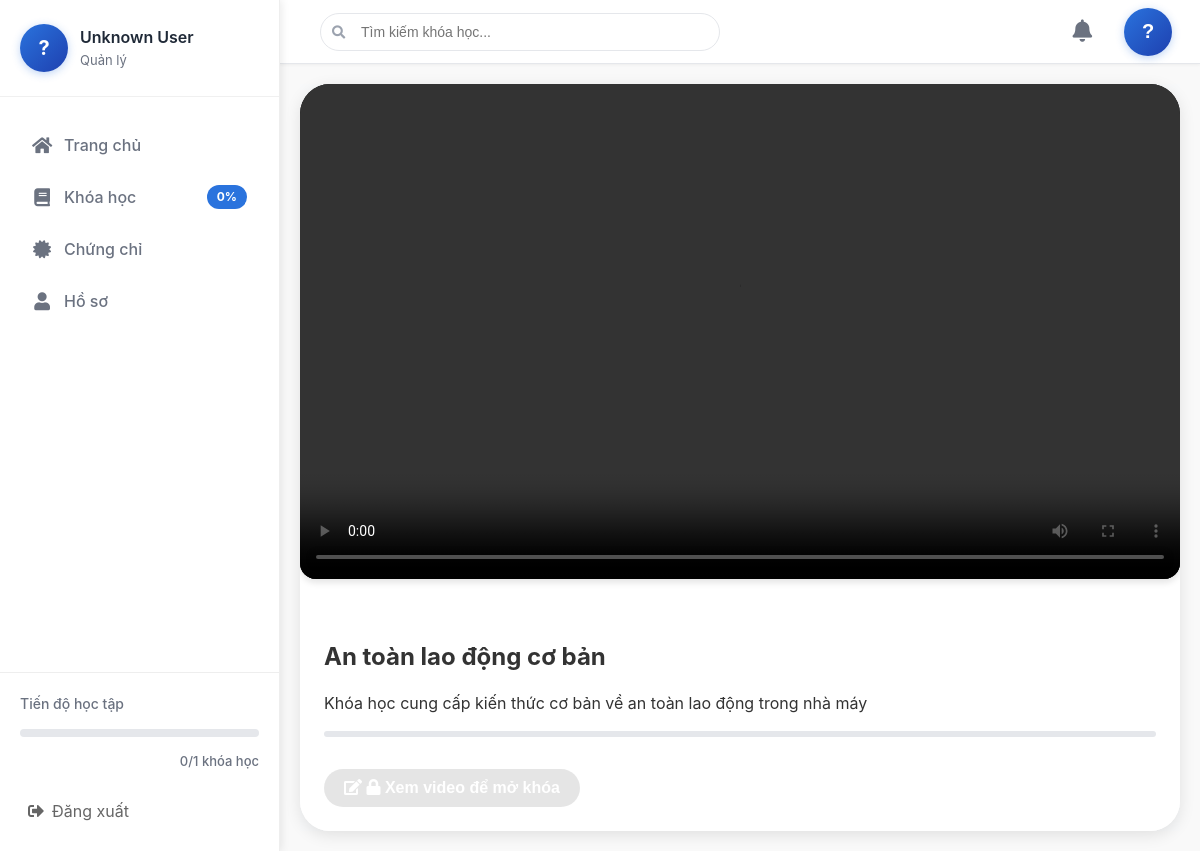
Page /subject/1 (signed in) on the committed database.
### tables this page shows
CREATE TABLE IF NOT EXISTS tblTrain_Subject (
    ID INT AUTO_INCREMENT PRIMARY KEY,
    Title VARCHAR(255) NOT NULL,
    Description TEXT,
    VideoURL VARCHAR(500),
    Duration INT DEFAULT 0 COMMENT 'Thời lượng video tính bằng giây',
    FileURL VARCHAR(500) COMMENT 'URL tài liệu đính kèm',
    KnowledgeGroupID INT,
    MinWatchPercent FLOAT DEFAULT 90 COMMENT 'Phần trăm tối thiểu phải xem (90%)',
    MaxSkipSeconds INT DEFAULT 5 COMMENT 'Số giây tối đa được phép tua',
    AllowRewatch TINYINT DEFAULT 1 COMMENT 'Cho phép xem lại sau khi hoàn thành',
    RequiredScore FLOAT DEFAULT 70 COMMENT 'Điểm tối thiểu để đạt',
    Status TINYINT DEFAULT 1,
    CreatedAt DATETIME DEFAULT CURRENT_TIMESTAMP,
    FOREIGN KEY (KnowledgeGroupID) REFERENCES tblTrain_KnowledgeGroup(ID)
);

### controllers/SubjectController.php (called while the page is built, shortened)
<?php
require_once __DIR__ . '/../core/Controller.php';
require_once __DIR__ . '/../models/SubjectModel.php';
class SubjectController extends Controller {
    private $subjectModel;
    public function __construct() {
        $this->subjectModel = new SubjectModel();
    }
    public function detail($id) {
        $employeeId = $this->checkAuth();
        $subject = $this->subjectModel->getWithProgress($id, $employeeId);
        $sidebarData = $this->getSidebarData($employeeId);
        $this->render('subject/detail', [
            'subject' => $subject,
            'pageTitle' => $subject['Title'] ?? 'Chi tiết khóa học',
            'sidebarData' => $sidebarData
        ]);
    }
    private function getSidebarData($employeeId) {
        $progress = [
            'total_subjects' => 0,
            'completed_subjects' => 0,
            'total_certificates' => 0
        ];
        try {
            $stmt = $this->db->prepare("
                SELECT
                    COUNT(DISTINCT s.ID) as total_subjects,
                    SUM(CASE WHEN
                        EXISTS (
                            SELECT 1
                            FROM " . TBL_EXAM . " e
                            WHERE e.SubjectID = s.ID
                            AND e.EmployeeID = ?
                            AND e.Score >= s.RequiredScore
                            AND e.Passed = 1
                        )
                        THEN 1 ELSE 0
                    END) as completed_subjects,
                    (SELECT COUNT(*)
                     FROM " . TBL_CERTIFICATE . " c
                     WHERE c.EmployeeID = ?
                     AND c.Status = 1) as total_certificates
                FROM " . TBL_SUBJECT . " s
                INNER JOIN " . TBL_ASSIGN . " a ON s.ID = a.SubjectID
                INNER JOIN " . TBL_POSITION . " p ON p.ID = a.PositionID
                WHERE p.ID = (
                    SELECT PositionID
                    FROM " . TBL_EMPLOYEE . "
                    WHERE ID = ?
                )
                AND s.Status = 1
                AND (a.AssignDate <= CURRENT_DATE)
                AND (a.ExpireDate IS NULL OR a.ExpireDate >= CURRENT_DATE)
            ");
            $stmt->execute([$employeeId, $employeeId, $employeeId]);
            $result = $stmt->fetch(PDO::FETCH_ASSOC);
            if ($result) {
                $progress = [
                    'total_subjects' => (int)($result['total_subjects'] ?? 0),
                    'completed_subjects' => (int)($result['completed_subjects'] ?? 0),
                    'total_certificates' => (int)($result['total_certificates'] ?? 0)
                ];
            }
        } catch (Exception $e) {
            error_log('getSidebarData error: ' . $e->getMessage());
        }
        try {
            $positionStmt = $this->db->prepare("
                SELECT p.PositionName
                FROM " . TBL_EMPLOYEE . " e
                LEFT JOIN " . TBL_POSITION . " p ON e.PositionID = p.ID
                WHERE e.ID = ?
            ");
            $positionStmt->execute([$employeeId]);
            $position = $positionStmt->fetch(PDO::FETCH_ASSOC);
        } catch (Exception $e) {
            error_log('Get position error: ' . $e->getMessage());
            $position = ['PositionName' => 'Nhân viên'];
        }
        return [
            'progress' => $progress,
            'position' => $position['PositionName'] ?? 'Nhân viên'
        ];
    }
}

### core/Model.php (called while the page is built, shortened)
<?php
class Model {
    public function __construct() {
        $this->db = $GLOBALS['db'];
    }
}

### models/SubjectModel.php (called while the page is built, shortened)
<?php
require_once __DIR__ . '/../core/Model.php';
class SubjectModel extends Model {
    public function getWithProgress($subjectId, $employeeId) {
        $stmt = $this->db->prepare("
            SELECT s.*,
                   COALESCE(w.WatchedSeconds, 0) as watched_seconds,
                   e.Score as last_exam_score,
                   e.Passed as last_exam_passed,
                   (SELECT COUNT(*) FROM tblTrain_Question q WHERE q.SubjectID = s.ID) as QuestionCount
            FROM " . TBL_SUBJECT . " s
            LEFT JOIN (
                SELECT SubjectID, MAX(WatchedSeconds) as WatchedSeconds
                FROM " . TBL_WATCH_LOG . "
                WHERE EmployeeID = ?
                GROUP BY SubjectID
            ) w ON w.SubjectID = s.ID
            LEFT JOIN " . TBL_EXAM . " e ON e.SubjectID = s.ID
                AND e.EmployeeID = ?
                AND e.ID = (
                    SELECT MAX(ID)
                    FROM " . TBL_EXAM . "
                    WHERE SubjectID = s.ID AND EmployeeID = ?
                )
            WHERE s.ID = ?
        ");
        $stmt->execute([$employeeId, $employeeId, $employeeId, $subjectId]);
        return $stmt->fetch(PDO::FETCH_ASSOC);
    }
}

### routes.php (called while the page is built)
<?php
return [
    'GET /login' => 'AuthController@loginForm',
    'POST /login' => 'AuthController@login',
    'GET /logout' => 'AuthController@logout',
    'GET /' => 'DashboardController@index',
    'GET /dashboard' => 'DashboardController@index',
    'GET /subjects' => 'SubjectController@index',
    'GET /subject/:id' => 'SubjectController@detail',
    'GET /exam/:id' => 'ExamController@show',
    'POST /exam/:id/start' => 'ExamController@start',
    'POST /exam/:id/submit' => 'ExamController@submit',
    'POST /exam/check-answer' => 'ExamController@checkAnswer',
    'GET /exam/:id/results' => 'ExamController@results',
    'GET /certificates' => 'CertificateController@index',
    'GET /certificate/:code' => 'CertificateController@show',
    'GET /certificate/:code/download' => 'CertificateController@download',
    'GET /certificate/:code/print' => 'CertificateController@printView',
    'GET /verify/:code' => 'CertificateController@verify',
    'GET /profile' => 'EmployeeController@profile',
    'GET /profile/edit' => 'EmployeeController@editProfile',
    'POST /profile/update' => 'EmployeeController@updateProfile',
    'GET /profile/change-password' => 'EmployeeController@changePasswordForm',
    'POST /profile/change-password' => 'EmployeeController@changePassword',
    'GET /profile/history' => 'EmployeeController@learningHistory',
    'GET /profile/statistics' => 'EmployeeController@statistics',
    'POST /api/lesson/track' => 'SubjectController@trackProgress',
    'POST /api/lesson/complete' => 'SubjectController@complete',
    'GET /api/subject/:id/progress' => 'SubjectController@getProgress',
    'GET /api/notifications' => 'NotificationsController@index',
];

### views/subject/detail.php (the view, shortened to what this page needs)
<?php
$baseUrl = $baseUrl ?? '';
$minWatchPercent = $subject['MinWatchPercent'] ?? 0.9;
$watchedSeconds = $subject['watched_seconds'] ?? 0;
$duration = $subject['Duration'] ?? 0;
$canTakeExam = $duration > 0 && $watchedSeconds >= ($duration * $minWatchPercent);
?>
<div class="subject-detail">
    <div class="video-container">
        <video class="lesson-video"
               data-lesson-id="<?= htmlspecialchars($subject['ID']) ?>"
               controls
               controlsList="nodownload"
               preload="metadata">
            <source src="<?= htmlspecialchars($subject['VideoURL']) ?>" type="video/mp4">
        </video>
        <div class="video-info">
            <h1><?= htmlspecialchars($subject['Title']) ?></h1>
            <p class="description"><?= htmlspecialchars($subject['Description'] ?? '') ?></p>
            <?php if ($watchedSeconds > 0 && $duration > 0): ?>
                <div class="progress-info">
                    <span>Tiến độ xem: <?= number_format(($watchedSeconds / $duration) * 100, 1) ?>%</span>
                </div>
                <div class="progress-bar">
                    <div class="progress" style="width: <?= min(100, ($watchedSeconds / $duration) * 100) ?>%"></div>
                </div>
            <?php else: ?>
                <div class="progress-bar">
                </div>
            <?php endif; ?>
            <?php if (isset($subject['QuestionCount']) && $subject['QuestionCount'] > 0): ?>
                <?php if (isset($subject['last_exam_passed']) && $subject['last_exam_passed']): ?>
                    <a href="<?= $baseUrl ?>/exam/results/<?= $subject['ID'] ?>" class="btn btn-success complete-btn">
                        <i class="fas fa-chart-line"></i> Xem kết quả
                    </a>
                <?php else: ?>
                    <button class="btn btn-primary take-exam-btn <?= $canTakeExam ? '' : 'disabled' ?>"
                            data-subject-id="<?= $subject['ID'] ?>"
                            <?= $canTakeExam ? '' : 'disabled' ?>>
                        <i class="fas <?= $canTakeExam ? 'fa-clipboard-list' : 'fa-lock' ?>"></i>
                        <?= $canTakeExam ? 'Làm bài kiểm tra' : 'Xem video để mở khóa' ?>
                    </button>
                <?php endif; ?>
            <?php endif; ?>
        </div>
    </div>
</div>

### index.php (shortened to what this page needs)
<?php
$requestUri = parse_url($_SERVER['REQUEST_URI'], PHP_URL_PATH);
$baseDir = dirname($_SERVER['SCRIPT_NAME']);
if (strpos($requestUri, $baseDir) === 0) {
    $requestUri = substr($requestUri, strlen($baseDir));
}
$request = '/' . trim($requestUri, '/');
$request = preg_replace('#/+#', '/', $request);
$loginUrl = $baseDir . '/login';
$router = new Router();
try {
    $router->handle($request);
} catch (Exception $e) {
    error_log("Error handling request: " . $e->getMessage());
    error_log("Stack trace: " . $e->getTraceAsString());
    if (!isset($_SESSION['employee_id'])) {
        if ($request === '/login') {
            if (file_exists(BASE_PATH . '/views/login.php')) {
                require_once BASE_PATH . '/views/login.php';
            } else {
                header('Location: ' . $loginUrl);
            }
        } else {
            header('Location: ' . $loginUrl);
        }
        exit;
    }
    if (getenv('APP_ENV') === 'production') {
        require_once BASE_PATH . '/views/error/500.php';
    } else {
        echo '<pre>' . $e->getMessage() . "\n" . $e->getTraceAsString() . '</pre>';
    }
}
class Router {
    private $routes = [];
    public function __construct() {
        $routesFile = BASE_PATH . '/routes.php';
        $this->routes = require $routesFile;
    }
    public function handle($request) {
        $method = $_SERVER['REQUEST_METHOD'];
        foreach ($this->routes as $pattern => $handler) {
            $parts = explode(' ', $pattern, 2);
            list($methodPattern, $pathPattern) = $parts;
            if ($methodPattern !== $method) {
                continue;
            }
            $quotedPath = preg_quote($pathPattern, '#');
            $pathRegex = '#^' . preg_replace('#\\\\:([a-zA-Z0-9_]+)#', '(?P<$1>[^/]+)', $quotedPath) . '$#';
            if (preg_match($pathRegex, $request, $matches)) {
                $params = [];
                foreach ($matches as $key => $value) {
                    if (is_string($key) && !empty($value)) {
                        $params[$key] = $value;
                    }
                }
                list($controller, $action) = explode('@', $handler);
                $instance = new $controller();
                call_user_func_array([$instance, $action], array_values($params));
                return;
            }
        }
    }
}

### assets/css/style.css (style rules this page uses)
* { scrollbar-width: thin; scrollbar-color: #c1c1c1 #f1f1f1; }

### assets/css/main.css (style rules this page uses)
:root { --primary-color: #2a73dd; --success-color: #28a745; --danger-color: #dc3545; --warning-color: #ffc107; --sidebar-width: 280px; }
* { margin: 0; padding: 0; box-sizing: border-box; }
body { font-family: -apple-system, BlinkMacSystemFont, 'Segoe UI', Roboto, 'Helvetica Neue', Arial, sans-serif; line-height: 1.5; color: #333; background: #f9f9f9; min-height: 100vh; }
button { cursor: pointer; }
body.with-sidebar { padding-left: var(--sidebar-width); min-height: 100vh; }
.subject-detail { min-height: calc(100vh - 64px); background: #f8f9fa; }
.take-exam-btn, .complete-btn { display: inline-flex; align-items: center; gap: 8px; padding: 12px 24px; color: white; border: none; border-radius: 30px; font-size: 16px; font-weight: 600; cursor: pointer; transition: all 0.3s; margin-top: 16px; }
.take-exam-btn.disabled, .complete-btn.disabled { background: #9ca3af; cursor: not-allowed; opacity: 0.6; }
.take-exam-btn::before { content: '\f044'; font-family: 'Font Awesome 5 Free'; font-weight: 900; }
.video-container { max-width: 1000px; margin: 0 auto; background: white; border-radius: 30px; overflow: hidden; box-shadow: 0 4px 16px rgba(0, 0, 0, 0.1); margin-bottom: 30px; }
.video-info { padding: 24px; background: white; }
.video-info h1 { font-size: 24px; margin: 0 0 16px; color: #333; }
.video-info .progress-bar { height: 6px; background: #e5e7eb; border-radius: 3px; margin: 16px 0; overflow: hidden; }
.lesson-video { width: 100%; aspect-ratio: 16/9; background: black; }
.progress-bar { height: 4px; background: #eee; border-radius: 2px; margin: 15px 0; }
.btn-primary { display: inline-block; padding: 10px 20px; background: var(--primary-color); color: white; border: none; border-radius: 30px; cursor: pointer; text-decoration: none; transition: background 0.2s; }
.btn-primary.disabled, .btn-primary:disabled { background: #ccc; cursor: not-allowed; }
body.with-sidebar { padding-left: 280px; }

### views/subject/detail.php (style rules this page uses)
.video-container { max-width: 1200px; margin: 0 auto; }
.lesson-video { width: 100%; height: auto; border-radius: 16px; box-shadow: 0 4px 6px rgba(0,0,0,0.1); }
.video-info { margin-top: 30px; }
.progress-bar { background: #e9ecef; height: 10px; border-radius: 5px; overflow: hidden; margin: 15px 0; }
.btn:disabled { opacity: 0.5; cursor: not-allowed; }

### rows in the picture
tbltrain_subject: Title "An toàn lao động cơ bản", Description "Khóa học cung cấp kiến thức cơ bản về an toàn lao động trong nhà máy"

### other values in the picture
$position "Quản lý"
$progressPercent "0"
$progress['completed_subjects'] "0"
$progress['total_subjects'] "1"
